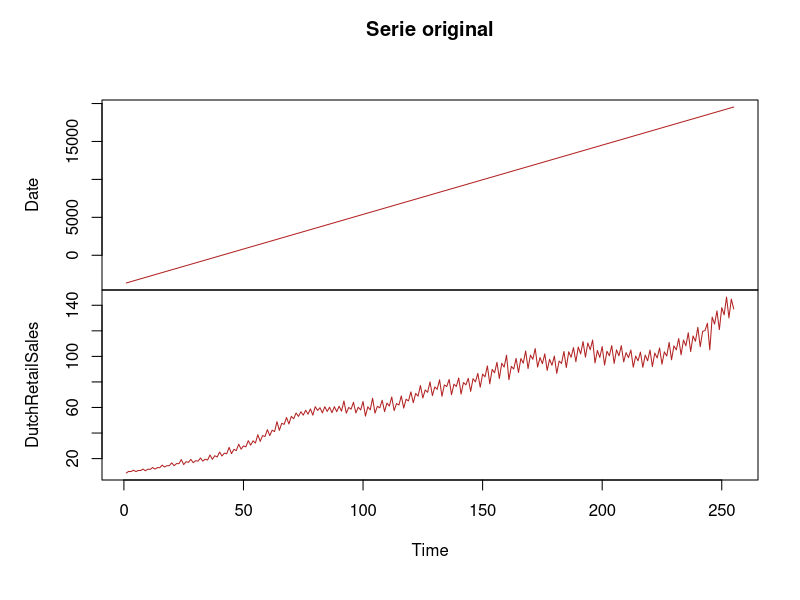
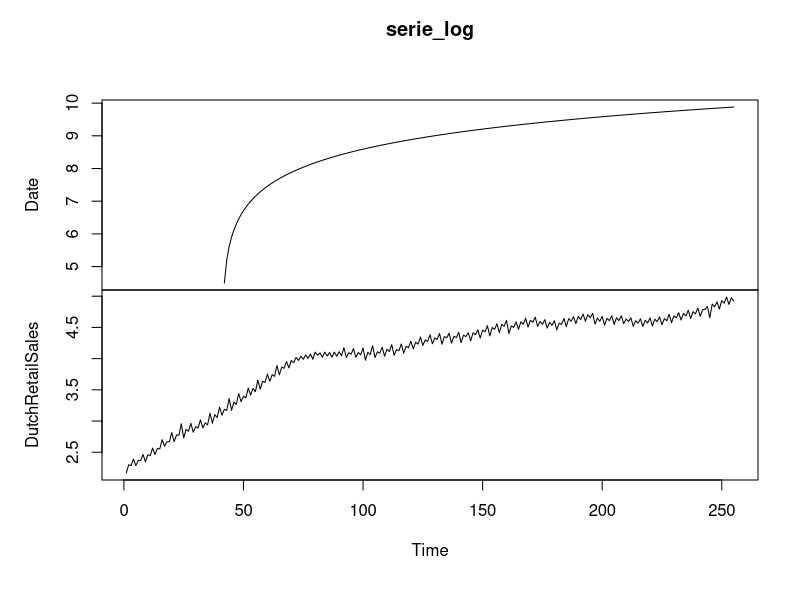
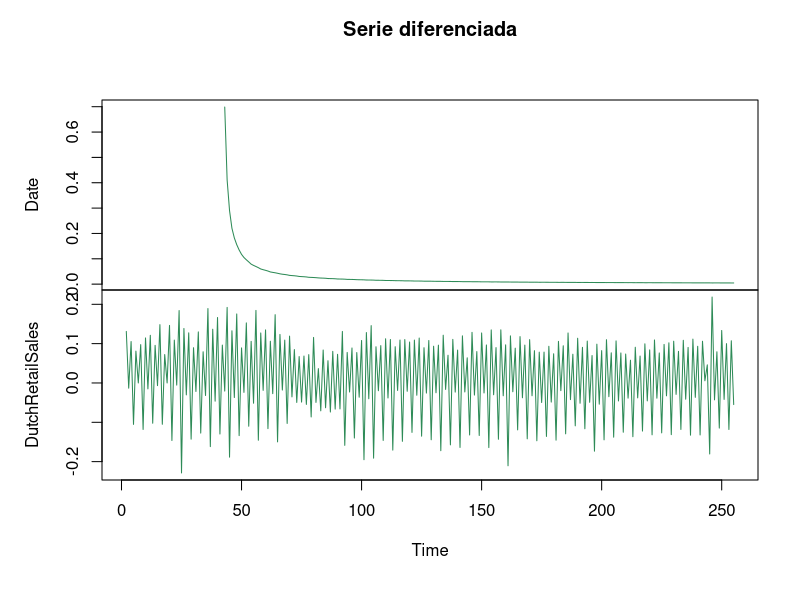
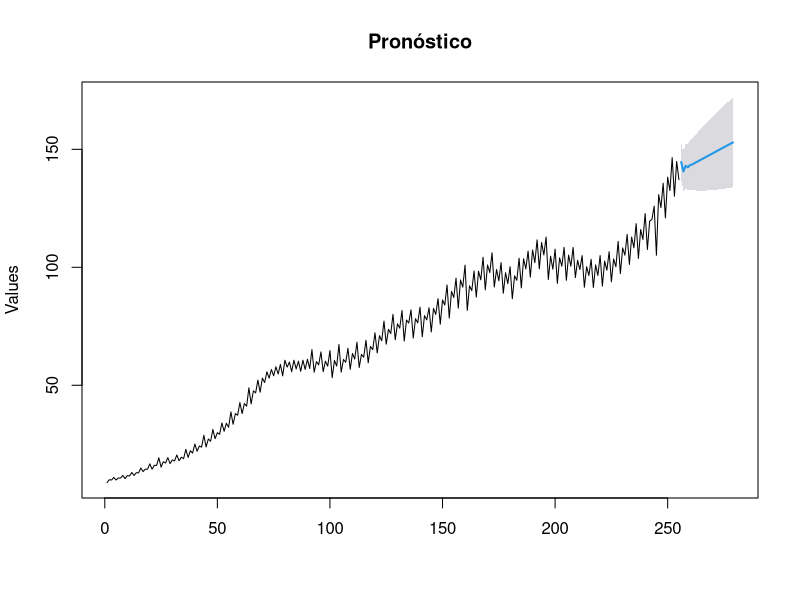
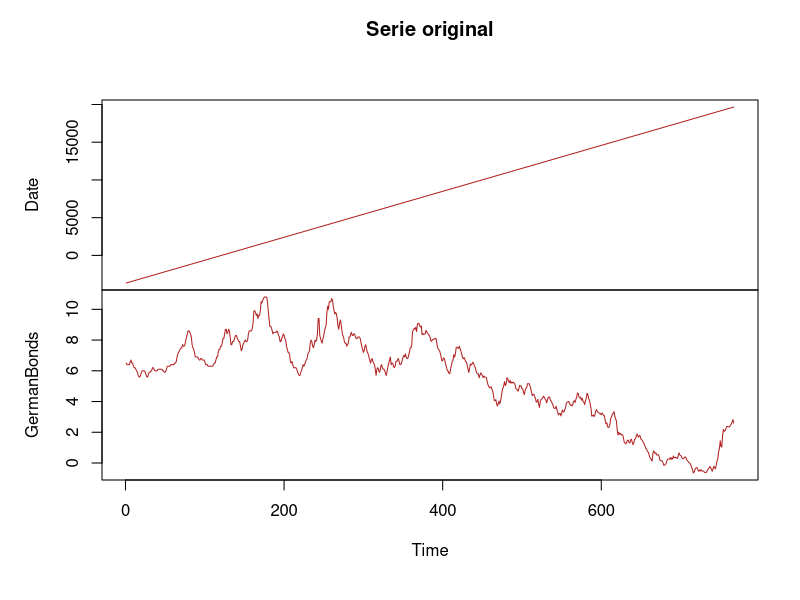
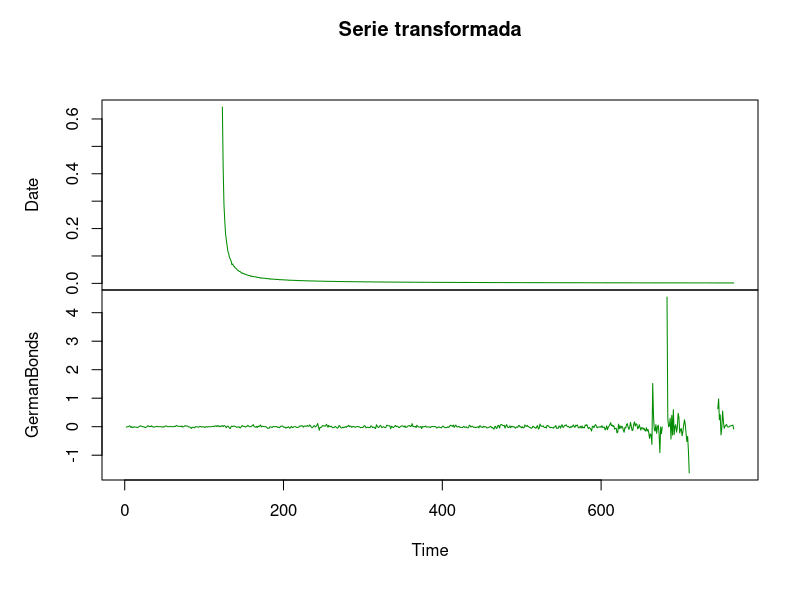
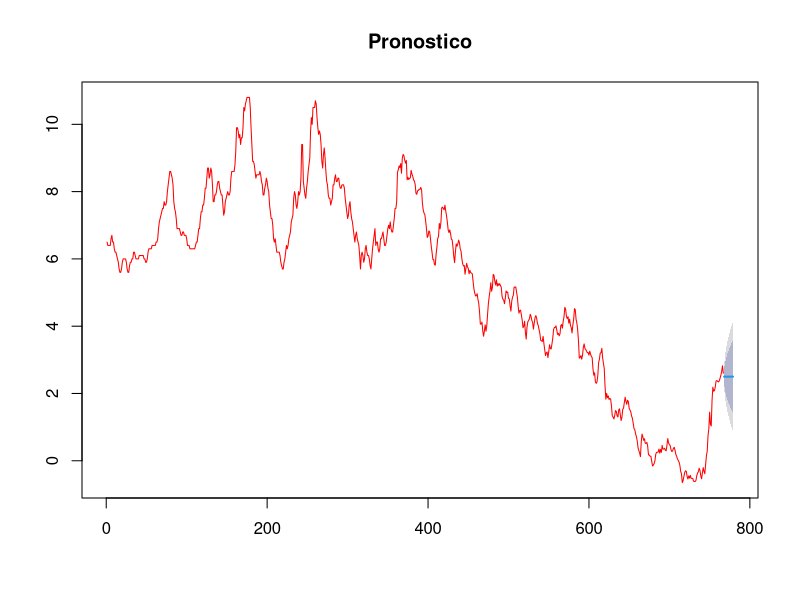
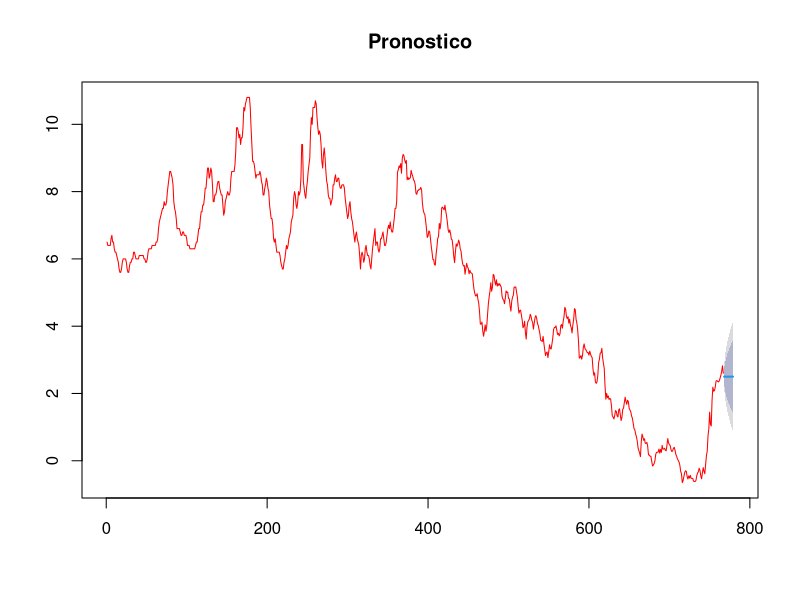

R code for these plots, in order:
## ---- chunk 1
knitr::opts_chunk$set(echo = TRUE)
## ---- chunk 2
library(readr)
library(dplyr)
library(forecast)
## ---- chunk 3
data <- read_csv("DutchRetailSales.csv")
## ---- chunk 4
serie <- ts(data)
plot(serie, main = "Serie original", xlab = "Time", ylab = "Values", col = "firebrick")
## ---- chunk 5
serie_log <- log(serie)
plot(serie_log)
## ---- chunk 6
serie_diff <- diff(serie_log)
plot(serie_diff, main = "Serie diferenciada", xlab = "Time", ylab = "Values", col = "seagreen")
## ---- chunk 7
modelo <- auto.arima(serie[,2])
summary(modelo)
## ---- chunk 8
pronostico <- forecast(modelo,24,level=95)

plot(pronostico, main="Pronóstico",
ylab="Values")
## ---- chunk 9
bonos <- read_csv("GermanBonds.csv")
## ---- chunk 10
serie_2 <- ts(bonos)
plot(serie_2, main = "Serie original", xlab = "Time", ylab = "Values", col = "firebrick")
## ---- chunk 11
serie_est <- diff(log(serie_2))
plot(serie_est, main = "Serie transformada", xlab = "Time", ylab = "Values", col = "green4")
## ---- chunk 12
modelo_2 <- auto.arima(serie_2[,2])
summary(modelo_2)
## ---- chunk 13
fit <- arima(serie_2[,2],order=c(0,1,1))
fit
## ---- chunk 14
forecast(fit)
plot(forecast(fit,12),main = "Pronostico", col = "red")
## ---- chunk 15
fit <- arima(serie_2[,2],order=c(0,1,1))
fit
## ---- chunk 16
forecast(fit)
plot(forecast(fit,12),main = "Pronostico", col = "red")
